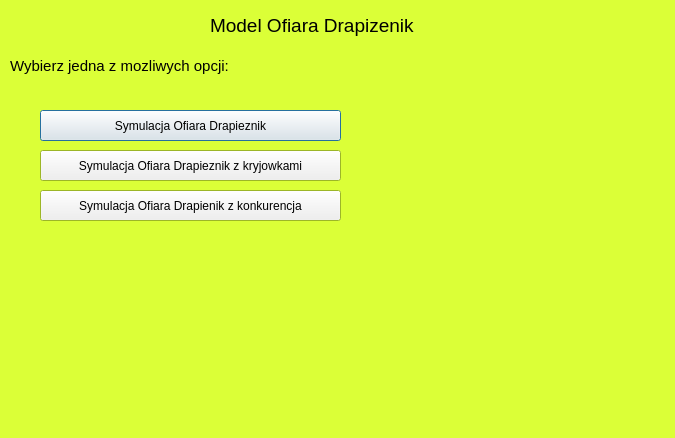
<?xml version="1.0" encoding="UTF-8"?>
<ui version="4.0">
 <class>Dialog</class>
 <widget class="QDialog" name="Dialog">
  <property name="geometry">
   <rect>
    <x>0</x>
    <y>0</y>
    <width>675</width>
    <height>438</height>
   </rect>
  </property>
  <property name="palette">
   <palette>
    <active>
     <colorrole role="Base">
      <brush brushstyle="SolidPattern">
       <color alpha="255">
        <red>255</red>
        <green>255</green>
        <blue>255</blue>
       </color>
      </brush>
     </colorrole>
     <colorrole role="Window">
      <brush brushstyle="SolidPattern">
       <color alpha="255">
        <red>219</red>
        <green>255</green>
        <blue>55</blue>
       </color>
      </brush>
     </colorrole>
    </active>
    <inactive>
     <colorrole role="Base">
      <brush brushstyle="SolidPattern">
       <color alpha="255">
        <red>255</red>
        <green>255</green>
        <blue>255</blue>
       </color>
      </brush>
     </colorrole>
     <colorrole role="Window">
      <brush brushstyle="SolidPattern">
       <color alpha="255">
        <red>219</red>
        <green>255</green>
        <blue>55</blue>
       </color>
      </brush>
     </colorrole>
    </inactive>
    <disabled>
     <colorrole role="Base">
      <brush brushstyle="SolidPattern">
       <color alpha="255">
        <red>219</red>
        <green>255</green>
        <blue>55</blue>
       </color>
      </brush>
     </colorrole>
     <colorrole role="Window">
      <brush brushstyle="SolidPattern">
       <color alpha="255">
        <red>219</red>
        <green>255</green>
        <blue>55</blue>
       </color>
      </brush>
     </colorrole>
    </disabled>
   </palette>
  </property>
  <property name="windowTitle">
   <string>Dialog</string>
  </property>
  <widget class="QLabel" name="label">
   <property name="geometry">
    <rect>
     <x>10</x>
     <y>50</y>
     <width>291</width>
     <height>31</height>
    </rect>
   </property>
   <property name="font">
    <font>
     <pointsize>11</pointsize>
    </font>
   </property>
   <property name="text">
    <string>Wybierz jedna z mozliwych opcji:</string>
   </property>
  </widget>
  <widget class="QPushButton" name="zwykla">
   <property name="geometry">
    <rect>
     <x>40</x>
     <y>110</y>
     <width>301</width>
     <height>31</height>
    </rect>
   </property>
   <property name="text">
    <string>Symulacja Ofiara Drapieznik</string>
   </property>
  </widget>
  <widget class="QLabel" name="label_2">
   <property name="geometry">
    <rect>
     <x>210</x>
     <y>0</y>
     <width>241</width>
     <height>51</height>
    </rect>
   </property>
   <property name="font">
    <font>
     <pointsize>14</pointsize>
    </font>
   </property>
   <property name="text">
    <string>Model Ofiara Drapizenik</string>
   </property>
  </widget>
  <widget class="QPushButton" name="kryjowki">
   <property name="geometry">
    <rect>
     <x>40</x>
     <y>150</y>
     <width>301</width>
     <height>31</height>
    </rect>
   </property>
   <property name="text">
    <string>Symulacja Ofiara Drapieznik z kryjowkami</string>
   </property>
  </widget>
  <widget class="QPushButton" name="konkurencja">
   <property name="geometry">
    <rect>
     <x>40</x>
     <y>190</y>
     <width>301</width>
     <height>31</height>
    </rect>
   </property>
   <property name="text">
    <string>Symulacja Ofiara Drapienik z konkurencja</string>
   </property>
  </widget>
  <widget class="QLabel" name="label_3">
   <property name="geometry">
    <rect>
     <x>360</x>
     <y>90</y>
     <width>291</width>
     <height>271</height>
    </rect>
   </property>
   <property name="text">
    <string/>
   </property>
   <property name="pixmap">
    <pixmap resource="obrazek.qrc">:/images/drapieznik.png</pixmap>
   </property>
  </widget>
 </widget>
 <resources>
  <include location="obrazek.qrc"/>
 </resources>
 <connections/>
</ui>
